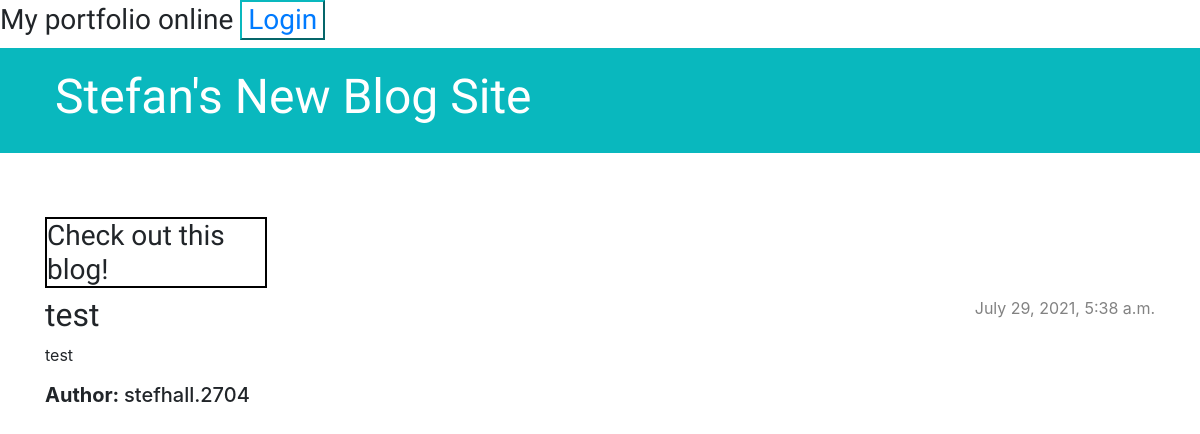
The app's page /post/18/ with its own data.
### blog/models.py (models this page shows, shortened)
class Post(models.Model):
    author = models.ForeignKey(settings.AUTH_USER_MODEL, on_delete=models.CASCADE)
    title = models.CharField(max_length=200)
    text = models.TextField()
    created_date = models.DateTimeField(default=timezone.now)
    published_date = models.DateTimeField(blank=True, null=True)

### blog/views.py (the view)
# urls.py: path('post/<int:pk>/', views.post_detail, name='post_detail'),
def post_detail(request, pk):
    post = get_object_or_404(Post, pk=pk)
    return render(request, 'blog/post_detail.html', {'post': post})

### blog/templates/blog/post_detail.html (shortened to what this page needs)
{% extends 'blog/base.html' %}
{% block content %}
    <article class="post">
        <br>
        <h3 style="border: 2px solid #000; margin-right: 80%;">Check out this blog!</h3>
        {% if post.published_date %}
            <time class="date">
                {{ post.published_date }}
            </time>
        {% endif %}
        <h2>{{ post.title }}</h2>
        <p>{{ post.text|linebreaksbr }}</p>
        <h5><strong>Author: </strong> {{ post.author }}</h5>
    </article>
{% endblock %}

### blog/static/css/blog.css (style rules this page uses)
h1, h2, h3, h4 { font-family: 'Lobster', cursive; }
.date { color: #828282; }
.post { margin-bottom: 70px; }
.post > .date, .post > .actions { float: right; }

### records on screen
Post: published_date "July 29, 2021, 5:38 a.m.", title "test", text "test", author "stefhall.2704"
